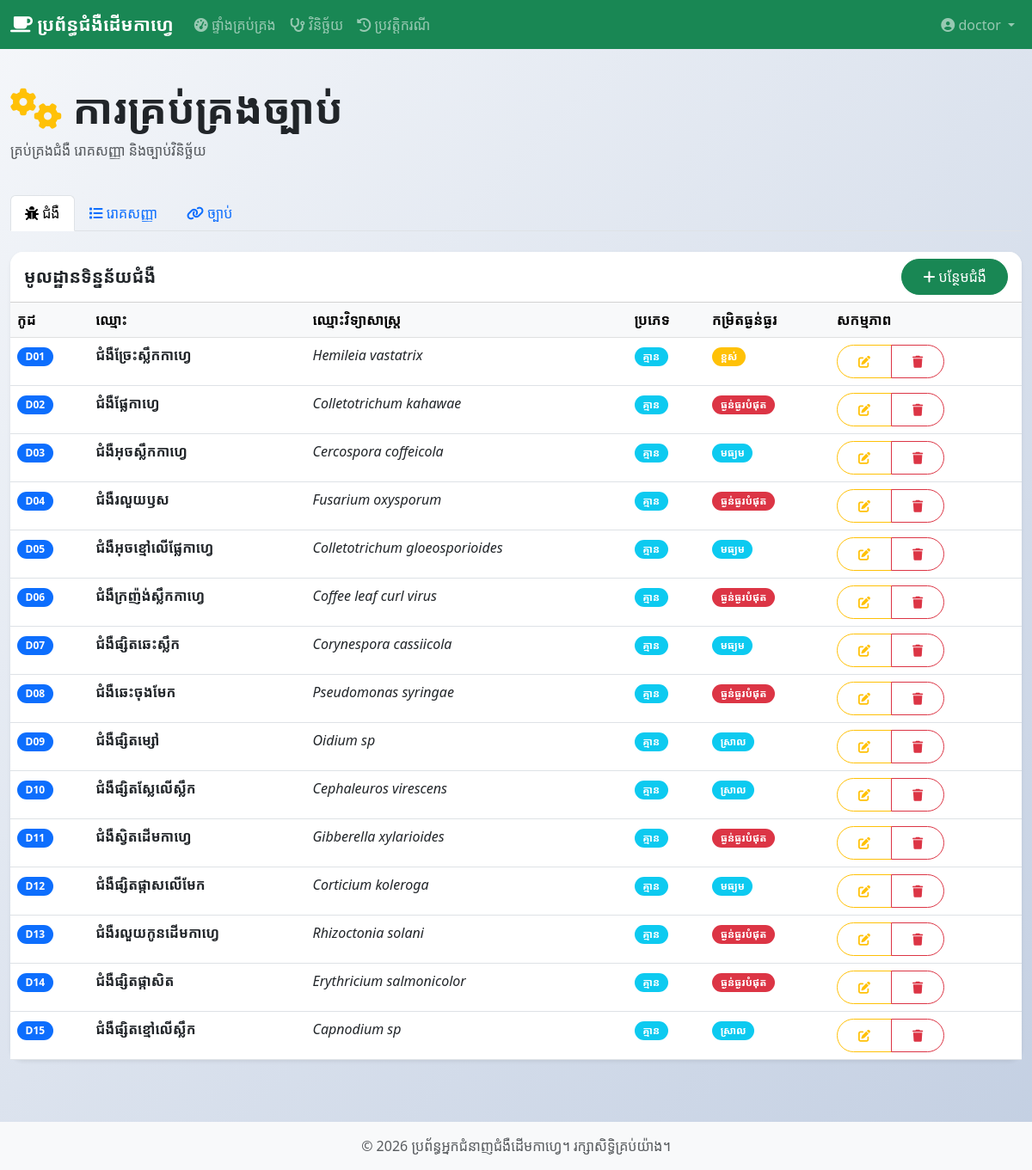
/rules/rules/ (signed in), run on the app's committed database.
### models/user.py (models this page shows, shortened)
class User(UserMixin, db.Model):
    __tablename__ = 'users'
    id = db.Column(db.Integer, primary_key=True)
    username = db.Column(db.String(80), unique=True, nullable=False)
    email = db.Column(db.String(120), unique=True, nullable=False)
    password_hash = db.Column(db.String(255), nullable=False)
    full_name = db.Column(db.String(100))
    role = db.Column(db.String(20), default='user')
    created_at = db.Column(db.DateTime, default=datetime.utcnow)
    diagnosis_cases = db.relationship('DiagnosisCase', backref='user', lazy=True)

### models/disease_rule.py (models this page shows, shortened)
class Disease(db.Model):
    __tablename__ = 'diseases'
    id = db.Column(db.Integer, primary_key=True)
    code = db.Column(db.String(10), unique=True, nullable=False)
    name = db.Column(db.String(100), nullable=False)
    scientific_name = db.Column(db.String(100))
    description = db.Column(db.Text)
    treatment = db.Column(db.Text)
    prevention = db.Column(db.Text)
    severity = db.Column(db.String(20))
    created_at = db.Column(db.DateTime, default=datetime.utcnow)
    rules = db.relationship('DiseaseRule', backref='disease', lazy=True, cascade='all, delete-orphan')

### routes/rules.py (the view)
@rules_bp.route('/rules/')
@login_required
def index():
    if current_user.role not in ['admin', 'expert', 'manager', 'doctor']:
        flash('គ្មានសិទ្ធិចូលប្រើ', 'danger')
        return redirect(url_for('diagnosis.dashboard'))
    diseases = Disease.query.all()
    symptoms = Symptom.query.all()
    rules = DiseaseRule.query.all()
    return render_template('rules_management.html',
                          diseases=diseases,
                          symptoms=symptoms,
                          rules=rules)

### models/__init__.py (called while the page is built)
def init_app(app):
    db.init_app(app)
    login_manager.init_app(app)
    login_manager.login_view = 'auth.login'
    from models.user import User
    @login_manager.user_loader
    def load_user(user_id):
        return User.query.get(int(user_id))

### templates/rules_management.html (shortened to what this page needs)
{% extends "base.html" %}
{% block content %}
<div class="row mb-4">
    <div class="col-12">
        <h1 class="display-5 fw-bold">
            <i class="fas fa-cogs text-warning"></i> ការគ្រប់គ្រងច្បាប់
        </h1>
        <p class="text-muted">គ្រប់គ្រងជំងឺ រោគសញ្ញា និងច្បាប់វិនិច្ឆ័យ</p>
    </div>
</div>
<ul class="nav nav-tabs mb-4" role="tablist">
    <li class="nav-item">
        <a class="nav-link active" data-bs-toggle="tab" href="#diseases">
            <i class="fas fa-bug"></i> ជំងឺ
        </a>
    </li>
    <li class="nav-item">
        <a class="nav-link" data-bs-toggle="tab" href="#symptoms">
            <i class="fas fa-list"></i> រោគសញ្ញា
        </a>
    </li>
    <li class="nav-item">
        <a class="nav-link" data-bs-toggle="tab" href="#rules">
            <i class="fas fa-link"></i> ច្បាប់
        </a>
    </li>
</ul>
<div class="tab-content">
    <div class="tab-pane fade show active" id="diseases">
        <div class="card border-0 shadow-sm">
            <div class="card-header bg-white d-flex justify-content-between align-items-center">
                <h5 class="mb-0 fw-bold">មូលដ្ឋានទិន្នន័យជំងឺ</h5>
                <button class="btn btn-success" data-bs-toggle="modal" data-bs-target="#addDiseaseModal">
                    <i class="fas fa-plus"></i> បន្ថែមជំងឺ
                </button>
            </div>
            <div class="card-body p-0">
                <div class="table-responsive">
                    <table class="table table-hover mb-0">
                        <thead class="table-light">
                            <tr>
                                <th>កូដ</th>
                                <th>ឈ្មោះ</th>
                                <th>ឈ្មោះវិទ្យាសាស្ត្រ</th>
                                <th>ប្រភេទ</th>
                                <th>កម្រិតធ្ងន់ធ្ងរ</th>
                                <th>សកម្មភាព</th>
                            </tr>
                        </thead>
                        <tbody>
                            {% for disease in diseases %}
                            <tr>
                                <td><span class="badge bg-primary">{{ disease.code }}</span></td>
                                <td><strong>{{ disease.name }}</strong></td>
                                <td><em>{{ disease.scientific_name }}</em></td>
                                <td><span class="badge bg-info">{{ disease.category|category_km if disease.category else 'គ្មាន' }}</span></td>
                                <td>
                                    <span class="badge bg-{{ 'danger' if disease.severity == 'critical' else 'warning' if disease.severity == 'high' else 'info' }}">
                                        {{ disease.severity|severity_km }}
                                    </span>
                                </td>
                                <td>
                                    <div class="btn-group btn-group-sm">
                                        <button class="btn btn-outline-warning" onclick='openEditDisease({{ {"id": disease.id, "code": disease.code, "name": disease.name, "scientific_name": disease.scientific_name, "description": disease.description, "treatment": disease.treatment, "prevention": disease.prevention, "severity": disease.severity}|tojson }})'>
                                            <i class="fas fa-edit"></i>
                                        </button>
                                        <button class="btn btn-outline-danger" onclick="if(confirm('លុបជំងឺនេះឬ?')) deleteDisease({{ disease.id }})">
                                            <i class="fas fa-trash"></i>
                                        </button>
                                    </div>
                                </td>
                            </tr>
                            {% endfor %}
                        </tbody>
                    </table>
                </div>
            </div>
        </div>
    </div>
</div>
{% endblock %}

### templates/base.html (shortened to what this page needs)
<!DOCTYPE html>
<html lang="km">
<head>
    <link href="https://cdn.jsdelivr.net/npm/bootstrap@5.3.0/dist/css/bootstrap.min.css" rel="stylesheet">
    <link rel="stylesheet" href="https://cdnjs.cloudflare.com/ajax/libs/font-awesome/6.4.0/css/all.min.css">
    <link rel="stylesheet" href="{{ url_for('static', filename='css/style.css') }}">
</head>
<body>
    {% if current_user.is_authenticated %}
    <nav class="navbar navbar-expand-lg navbar-dark bg-success">
        <div class="container-fluid">
            <a class="navbar-brand" href="{{ url_for('diagnosis.dashboard') }}">
                <i class="fas fa-coffee"></i> ប្រព័ន្ធជំងឺដើមកាហ្វេ
            </a>
            <div class="collapse navbar-collapse" id="navbarNav">
                <ul class="navbar-nav me-auto">
                    <li class="nav-item">
                        <a class="nav-link" href="{{ url_for('diagnosis.dashboard') }}">
                            <i class="fas fa-tachometer-alt"></i> ផ្ទាំងគ្រប់គ្រង
                        </a>
                    </li>
                    <li class="nav-item">
                        <a class="nav-link" href="{{ url_for('diagnosis.diagnose') }}">
                            <i class="fas fa-stethoscope"></i> វិនិច្ឆ័យ
                        </a>
                    </li>
                    <li class="nav-item">
                        <a class="nav-link" href="{{ url_for('cases.index') }}">
                            <i class="fas fa-history"></i> ប្រវត្តិករណី
                        </a>
                    </li>
                </ul>
                <ul class="navbar-nav">
                    <li class="nav-item dropdown">
                        <a class="nav-link dropdown-toggle" href="#" id="userDropdown" role="button" data-bs-toggle="dropdown">
                            <i class="fas fa-user-circle"></i> {{ current_user.username }}
                        </a>
                    </li>
                </ul>
            </div>
        </div>
    </nav>
    {% endif %}
    <main class="container-fluid py-4">
        {% block content %}{% endblock %}
    </main>
    <footer class="bg-light text-center text-muted py-3 mt-5">
        <div class="container">
            <p class="mb-0">&copy; 2026 ប្រព័ន្ធអ្នកជំនាញជំងឺដើមកាហ្វេ។ រក្សាសិទ្ធិគ្រប់យ៉ាង។</p>
        </div>
    </footer>
</body>
</html>

### static/css/style.css (style rules this page uses)
:root { --primary-green: #28a745; --success-green: #20c997; --warning-orange: #fd7e14; --danger-red: #dc3545; --coffee-brown: #6f4e37; }
body { background: linear-gradient(135deg, #f5f7fa 0%, #c3cfe2 100%); min-height: 100vh; font-family: 'Noto Sans Khmer', 'Segoe UI', Tahoma, Geneva, Verdana, sans-serif; }
.navbar-brand { font-weight: 700; font-size: 1.3rem; }
.card { border-radius: 15px; box-shadow: 0 5px 20px rgba(0,0,0,0.08); border: none; }
.card-header { border-radius: 15px 15px 0 0 !important; font-weight: 600; }
.btn { border-radius: 25px; padding: 0.5rem 1.5rem; font-weight: 500; transition: all 0.3s ease; }
.badge { border-radius: 12px; padding: 0.4em 0.8em; }

### data on the page
User: username "doctor"
Disease: code "D01", name "ជំងឺច្រែះស្លឹកកាហ្វេ", scientific_name "Hemileia vastatrix", category|category_km "គ្មាន", severity|severity_km "ខ្ពស់"
Disease: code "D02", name "ជំងឺផ្លែកាហ្វេ", scientific_name "Colletotrichum kahawae", category|category_km "គ្មាន", severity|severity_km "ធ្ងន់ធ្ងរបំផុត"
Disease: code "D03", name "ជំងឺអុចស្លឹកកាហ្វេ", scientific_name "Cercospora coffeicola", category|category_km "គ្មាន", severity|severity_km "មធ្យម"
Disease: code "D04", name "ជំងឺរលួយឫស", scientific_name "Fusarium oxysporum", category|category_km "គ្មាន", severity|severity_km "ធ្ងន់ធ្ងរបំផុត"
Disease: code "D05", name "ជំងឺអុចខ្មៅលើផ្លែកាហ្វេ", scientific_name "Colletotrichum gloeosporioides", category|category_km "គ្មាន", severity|severity_km "មធ្យម"
Disease: code "D06", name "ជំងឺក្រញ៉ង់ស្លឹកកាហ្វេ", scientific_name "Coffee leaf curl virus", category|category_km "គ្មាន", severity|severity_km "ធ្ងន់ធ្ងរបំផុត"
Disease: code "D07", name "ជំងឺផ្សិតឆេះស្លឹក", scientific_name "Corynespora cassiicola", category|category_km "គ្មាន", severity|severity_km "មធ្យម"
Disease: code "D08", name "ជំងឺឆេះចុងមែក", scientific_name "Pseudomonas syringae", category|category_km "គ្មាន", severity|severity_km "ធ្ងន់ធ្ងរបំផុត"
Disease: code "D09", name "ជំងឺផ្សិតម្សៅ", scientific_name "Oidium sp", category|category_km "គ្មាន", severity|severity_km "ស្រាល"
Disease: code "D10", name "ជំងឺផ្សិតស្លែលើស្លឹក", scientific_name "Cephaleuros virescens", category|category_km "គ្មាន", severity|severity_km "ស្រាល"
Disease: code "D11", name "ជំងឺស្វិតដើមកាហ្វេ", scientific_name "Gibberella xylarioides", category|category_km "គ្មាន", severity|severity_km "ធ្ងន់ធ្ងរបំផុត"
Disease: code "D12", name "ជំងឺផ្សិតផ្កាសលើមែក", scientific_name "Corticium koleroga", category|category_km "គ្មាន", severity|severity_km "មធ្យម"
Disease: code "D13", name "ជំងឺរលួយកូនដើមកាហ្វេ", scientific_name "Rhizoctonia solani", category|category_km "គ្មាន", severity|severity_km "ធ្ងន់ធ្ងរបំផុត"
Disease: code "D14", name "ជំងឺផ្សិតផ្កាសិត", scientific_name "Erythricium salmonicolor", category|category_km "គ្មាន", severity|severity_km "ធ្ងន់ធ្ងរបំផុត"
Disease: code "D15", name "ជំងឺផ្សិតខ្មៅលើស្លឹក", scientific_name "Capnodium sp", category|category_km "គ្មាន", severity|severity_km "ស្រាល"
